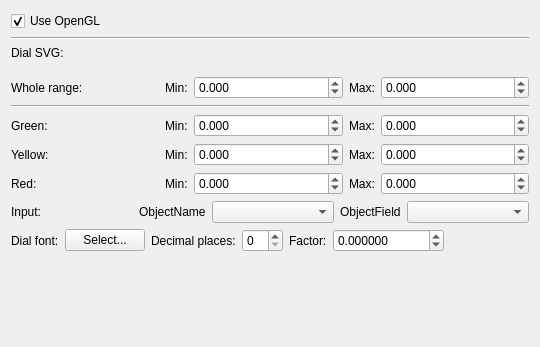
<?xml version="1.0" encoding="UTF-8"?>
<ui version="4.0">
 <class>LineardialGadgetOptionsPage</class>
 <widget class="QWidget" name="LineardialGadgetOptionsPage">
  <property name="geometry">
   <rect>
    <x>0</x>
    <y>0</y>
    <width>540</width>
    <height>347</height>
   </rect>
  </property>
  <property name="sizePolicy">
   <sizepolicy hsizetype="Expanding" vsizetype="Expanding">
    <horstretch>0</horstretch>
    <verstretch>0</verstretch>
   </sizepolicy>
  </property>
  <property name="windowTitle">
   <string>Form</string>
  </property>
  <layout class="QVBoxLayout" name="verticalLayout_2">
   <item>
    <layout class="QHBoxLayout" name="horizontalLayout_8">
     <item>
      <widget class="QCheckBox" name="useOpenGL">
       <property name="text">
        <string>Use OpenGL</string>
       </property>
       <property name="checked">
        <bool>true</bool>
       </property>
      </widget>
     </item>
    </layout>
   </item>
   <item>
    <widget class="Line" name="line_3">
     <property name="orientation">
      <enum>Qt::Horizontal</enum>
     </property>
    </widget>
   </item>
   <item>
    <layout class="QHBoxLayout" name="horizontalLayout" stretch="0,0">
     <property name="spacing">
      <number>10</number>
     </property>
     <property name="sizeConstraint">
      <enum>QLayout::SetMaximumSize</enum>
     </property>
     <property name="bottomMargin">
      <number>10</number>
     </property>
     <item>
      <widget class="QLabel" name="label">
       <property name="text">
        <string>Dial SVG: </string>
       </property>
      </widget>
     </item>
     <item>
      <widget class="Utils::PathChooser" name="svgSourceFile" native="true">
       <property name="sizePolicy">
        <sizepolicy hsizetype="MinimumExpanding" vsizetype="Preferred">
         <horstretch>0</horstretch>
         <verstretch>0</verstretch>
        </sizepolicy>
       </property>
      </widget>
     </item>
    </layout>
   </item>
   <item>
    <layout class="QHBoxLayout" name="horizontalLayout_5">
     <item>
      <widget class="QLabel" name="label_8">
       <property name="sizePolicy">
        <sizepolicy hsizetype="MinimumExpanding" vsizetype="Preferred">
         <horstretch>0</horstretch>
         <verstretch>0</verstretch>
        </sizepolicy>
       </property>
       <property name="text">
        <string>Whole range:</string>
       </property>
      </widget>
     </item>
     <item>
      <widget class="QLabel" name="label_9">
       <property name="text">
        <string>Min:</string>
       </property>
      </widget>
     </item>
     <item>
      <widget class="QDoubleSpinBox" name="minValue">
       <property name="sizePolicy">
        <sizepolicy hsizetype="MinimumExpanding" vsizetype="Fixed">
         <horstretch>0</horstretch>
         <verstretch>0</verstretch>
        </sizepolicy>
       </property>
       <property name="decimals">
        <number>3</number>
       </property>
       <property name="minimum">
        <double>-99999.000000000000000</double>
       </property>
       <property name="maximum">
        <double>99999.990000000005239</double>
       </property>
      </widget>
     </item>
     <item>
      <widget class="QLabel" name="label_13">
       <property name="text">
        <string>Max:</string>
       </property>
      </widget>
     </item>
     <item>
      <widget class="QDoubleSpinBox" name="maxValue">
       <property name="sizePolicy">
        <sizepolicy hsizetype="MinimumExpanding" vsizetype="Fixed">
         <horstretch>0</horstretch>
         <verstretch>0</verstretch>
        </sizepolicy>
       </property>
       <property name="decimals">
        <number>3</number>
       </property>
       <property name="minimum">
        <double>-99999.000000000000000</double>
       </property>
       <property name="maximum">
        <double>99999.990000000005239</double>
       </property>
      </widget>
     </item>
    </layout>
   </item>
   <item>
    <widget class="Line" name="line">
     <property name="orientation">
      <enum>Qt::Horizontal</enum>
     </property>
    </widget>
   </item>
   <item>
    <layout class="QHBoxLayout" name="horizontalLayout_2">
     <item>
      <widget class="QLabel" name="label_2">
       <property name="sizePolicy">
        <sizepolicy hsizetype="MinimumExpanding" vsizetype="Preferred">
         <horstretch>0</horstretch>
         <verstretch>0</verstretch>
        </sizepolicy>
       </property>
       <property name="text">
        <string>Green:</string>
       </property>
      </widget>
     </item>
     <item>
      <widget class="QLabel" name="label_3">
       <property name="text">
        <string>Min:</string>
       </property>
      </widget>
     </item>
     <item>
      <widget class="QDoubleSpinBox" name="greenMin">
       <property name="sizePolicy">
        <sizepolicy hsizetype="MinimumExpanding" vsizetype="Fixed">
         <horstretch>0</horstretch>
         <verstretch>0</verstretch>
        </sizepolicy>
       </property>
       <property name="decimals">
        <number>3</number>
       </property>
       <property name="minimum">
        <double>-99999.000000000000000</double>
       </property>
       <property name="maximum">
        <double>99999.990000000005239</double>
       </property>
      </widget>
     </item>
     <item>
      <widget class="QLabel" name="label_10">
       <property name="text">
        <string>Max:</string>
       </property>
      </widget>
     </item>
     <item>
      <widget class="QDoubleSpinBox" name="greenMax">
       <property name="sizePolicy">
        <sizepolicy hsizetype="MinimumExpanding" vsizetype="Fixed">
         <horstretch>0</horstretch>
         <verstretch>0</verstretch>
        </sizepolicy>
       </property>
       <property name="decimals">
        <number>3</number>
       </property>
       <property name="minimum">
        <double>-99999.000000000000000</double>
       </property>
       <property name="maximum">
        <double>99999.990000000005239</double>
       </property>
      </widget>
     </item>
    </layout>
   </item>
   <item>
    <layout class="QHBoxLayout" name="horizontalLayout_3">
     <item>
      <widget class="QLabel" name="label_4">
       <property name="sizePolicy">
        <sizepolicy hsizetype="MinimumExpanding" vsizetype="Preferred">
         <horstretch>0</horstretch>
         <verstretch>0</verstretch>
        </sizepolicy>
       </property>
       <property name="text">
        <string>Yellow:</string>
       </property>
      </widget>
     </item>
     <item>
      <widget class="QLabel" name="label_5">
       <property name="text">
        <string>Min:</string>
       </property>
      </widget>
     </item>
     <item>
      <widget class="QDoubleSpinBox" name="yellowMin">
       <property name="sizePolicy">
        <sizepolicy hsizetype="MinimumExpanding" vsizetype="Fixed">
         <horstretch>0</horstretch>
         <verstretch>0</verstretch>
        </sizepolicy>
       </property>
       <property name="decimals">
        <number>3</number>
       </property>
       <property name="minimum">
        <double>-99999.000000000000000</double>
       </property>
       <property name="maximum">
        <double>99999.990000000005239</double>
       </property>
      </widget>
     </item>
     <item>
      <widget class="QLabel" name="label_11">
       <property name="text">
        <string>Max:</string>
       </property>
      </widget>
     </item>
     <item>
      <widget class="QDoubleSpinBox" name="yellowMax">
       <property name="sizePolicy">
        <sizepolicy hsizetype="MinimumExpanding" vsizetype="Fixed">
         <horstretch>0</horstretch>
         <verstretch>0</verstretch>
        </sizepolicy>
       </property>
       <property name="decimals">
        <number>3</number>
       </property>
       <property name="minimum">
        <double>-99999.000000000000000</double>
       </property>
       <property name="maximum">
        <double>99999.990000000005239</double>
       </property>
      </widget>
     </item>
    </layout>
   </item>
   <item>
    <layout class="QHBoxLayout" name="horizontalLayout_4">
     <item>
      <widget class="QLabel" name="label_6">
       <property name="sizePolicy">
        <sizepolicy hsizetype="MinimumExpanding" vsizetype="Preferred">
         <horstretch>0</horstretch>
         <verstretch>0</verstretch>
        </sizepolicy>
       </property>
       <property name="text">
        <string>Red:</string>
       </property>
      </widget>
     </item>
     <item>
      <widget class="QLabel" name="label_7">
       <property name="text">
        <string>Min:</string>
       </property>
      </widget>
     </item>
     <item>
      <widget class="QDoubleSpinBox" name="redMin">
       <property name="sizePolicy">
        <sizepolicy hsizetype="MinimumExpanding" vsizetype="Fixed">
         <horstretch>0</horstretch>
         <verstretch>0</verstretch>
        </sizepolicy>
       </property>
       <property name="decimals">
        <number>3</number>
       </property>
       <property name="minimum">
        <double>-99999.000000000000000</double>
       </property>
       <property name="maximum">
        <double>99999.990000000005239</double>
       </property>
      </widget>
     </item>
     <item>
      <widget class="QLabel" name="label_12">
       <property name="text">
        <string>Max:</string>
       </property>
      </widget>
     </item>
     <item>
      <widget class="QDoubleSpinBox" name="redMax">
       <property name="sizePolicy">
        <sizepolicy hsizetype="MinimumExpanding" vsizetype="Fixed">
         <horstretch>0</horstretch>
         <verstretch>0</verstretch>
        </sizepolicy>
       </property>
       <property name="decimals">
        <number>3</number>
       </property>
       <property name="minimum">
        <double>-99999.000000000000000</double>
       </property>
       <property name="maximum">
        <double>99999.990000000005239</double>
       </property>
      </widget>
     </item>
    </layout>
   </item>
   <item>
    <layout class="QHBoxLayout" name="horizontalLayout_7">
     <item>
      <widget class="QLabel" name="label_17">
       <property name="sizePolicy">
        <sizepolicy hsizetype="MinimumExpanding" vsizetype="Preferred">
         <horstretch>0</horstretch>
         <verstretch>0</verstretch>
        </sizepolicy>
       </property>
       <property name="text">
        <string>Input:</string>
       </property>
      </widget>
     </item>
     <item>
      <widget class="QLabel" name="label_18">
       <property name="text">
        <string>ObjectName</string>
       </property>
      </widget>
     </item>
     <item>
      <widget class="QComboBox" name="objectName">
       <property name="sizePolicy">
        <sizepolicy hsizetype="Expanding" vsizetype="Fixed">
         <horstretch>0</horstretch>
         <verstretch>0</verstretch>
        </sizepolicy>
       </property>
      </widget>
     </item>
     <item>
      <widget class="QLabel" name="label_19">
       <property name="text">
        <string>ObjectField</string>
       </property>
      </widget>
     </item>
     <item>
      <widget class="QComboBox" name="objectField">
       <property name="sizePolicy">
        <sizepolicy hsizetype="Expanding" vsizetype="Fixed">
         <horstretch>0</horstretch>
         <verstretch>0</verstretch>
        </sizepolicy>
       </property>
      </widget>
     </item>
    </layout>
   </item>
   <item>
    <layout class="QHBoxLayout" name="horizontalLayout_6">
     <property name="topMargin">
      <number>0</number>
     </property>
     <item>
      <widget class="QLabel" name="label_14">
       <property name="sizePolicy">
        <sizepolicy hsizetype="Minimum" vsizetype="Preferred">
         <horstretch>0</horstretch>
         <verstretch>0</verstretch>
        </sizepolicy>
       </property>
       <property name="text">
        <string>Dial font:</string>
       </property>
      </widget>
     </item>
     <item>
      <widget class="QPushButton" name="fontPicker">
       <property name="text">
        <string>Select...</string>
       </property>
      </widget>
     </item>
     <item>
      <widget class="QLabel" name="label_15">
       <property name="text">
        <string>Decimal places:</string>
       </property>
      </widget>
     </item>
     <item>
      <widget class="QSpinBox" name="decPlaces">
       <property name="maximum">
        <number>99</number>
       </property>
      </widget>
     </item>
     <item>
      <widget class="QLabel" name="label_16">
       <property name="text">
        <string>Factor:</string>
       </property>
      </widget>
     </item>
     <item>
      <widget class="QDoubleSpinBox" name="factor">
       <property name="decimals">
        <number>6</number>
       </property>
       <property name="minimum">
        <double>-10000.000000000000000</double>
       </property>
       <property name="maximum">
        <double>100000.000000000000000</double>
       </property>
      </widget>
     </item>
     <item>
      <spacer name="horizontalSpacer">
       <property name="orientation">
        <enum>Qt::Horizontal</enum>
       </property>
       <property name="sizeHint" stdset="0">
        <size>
         <width>40</width>
         <height>20</height>
        </size>
       </property>
      </spacer>
     </item>
    </layout>
   </item>
   <item>
    <spacer name="verticalSpacer">
     <property name="orientation">
      <enum>Qt::Vertical</enum>
     </property>
     <property name="sizeHint" stdset="0">
      <size>
       <width>20</width>
       <height>40</height>
      </size>
     </property>
    </spacer>
   </item>
  </layout>
 </widget>
 <customwidgets>
  <customwidget>
   <class>Utils::PathChooser</class>
   <extends>QWidget</extends>
   <header>utils/pathchooser.h</header>
   <container>1</container>
  </customwidget>
 </customwidgets>
 <resources/>
 <connections/>
</ui>
